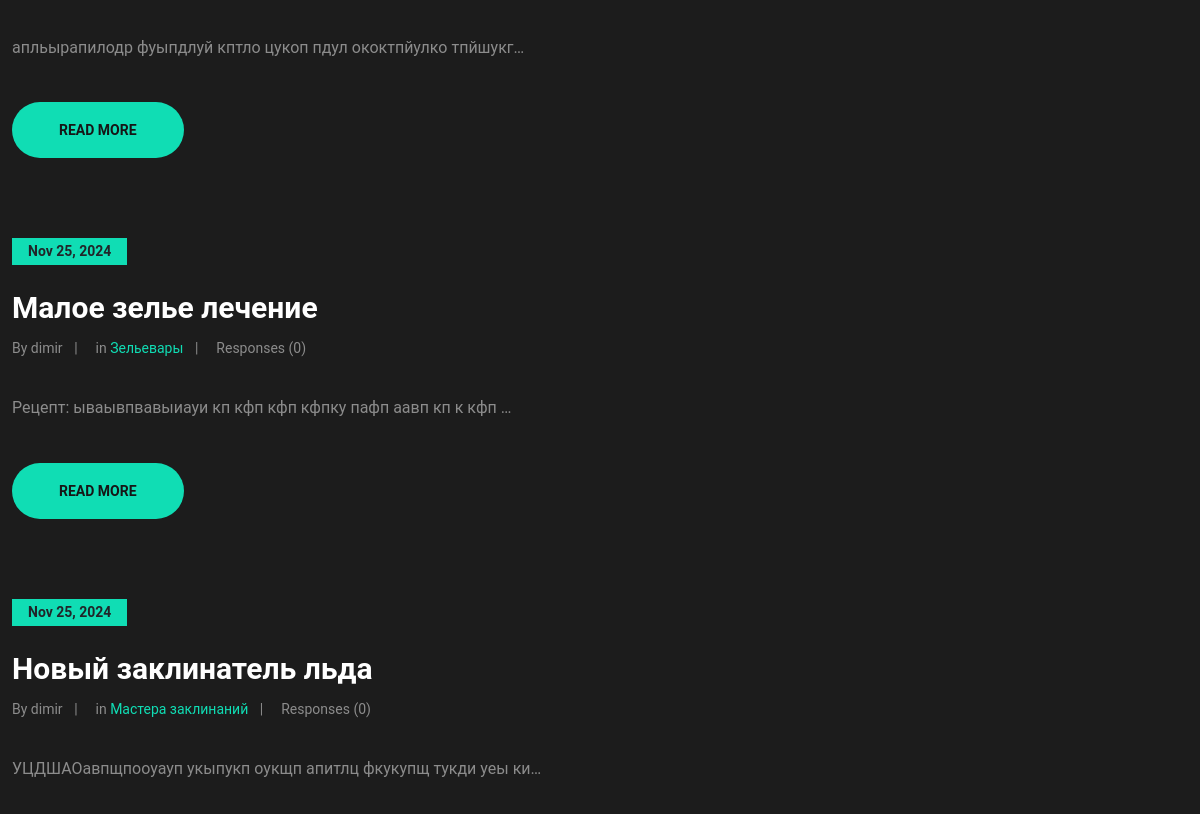
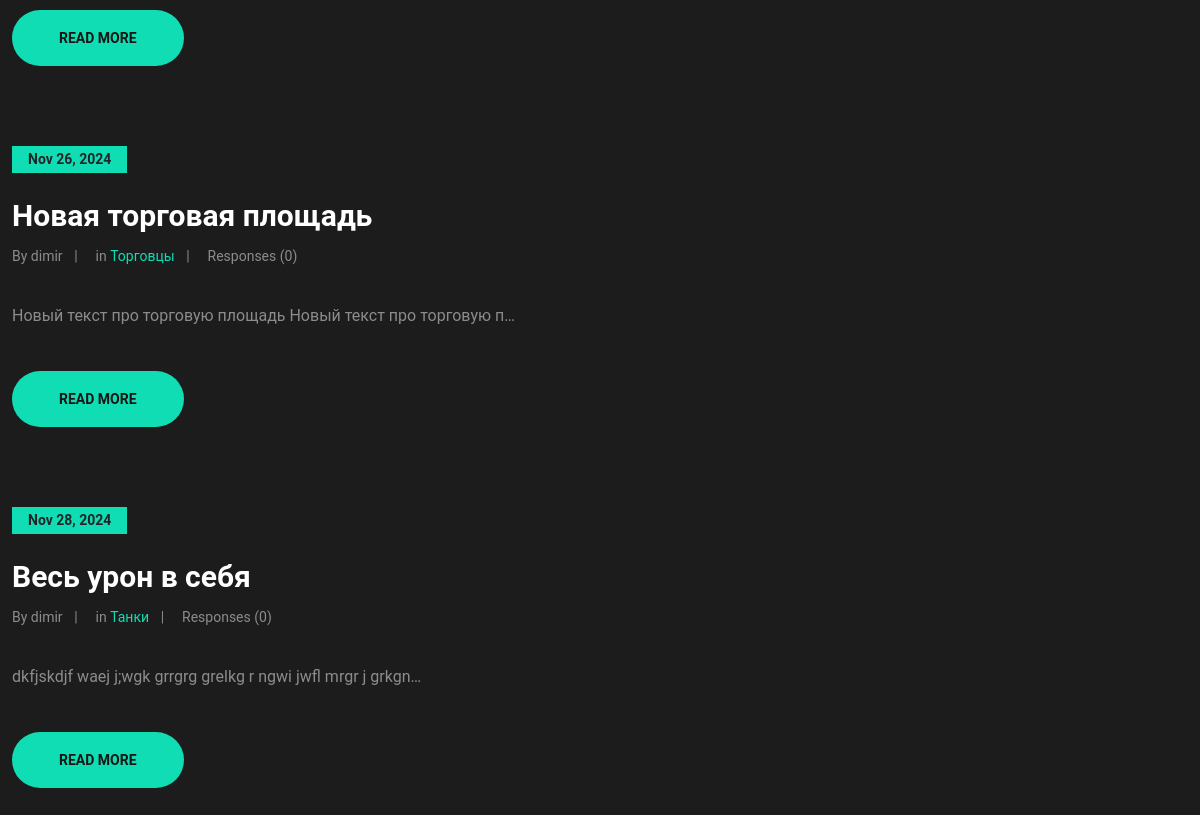
/account/posts/ (signed in, lower part), run on an earlier commit of the app's database (2 pictures, top to bottom).
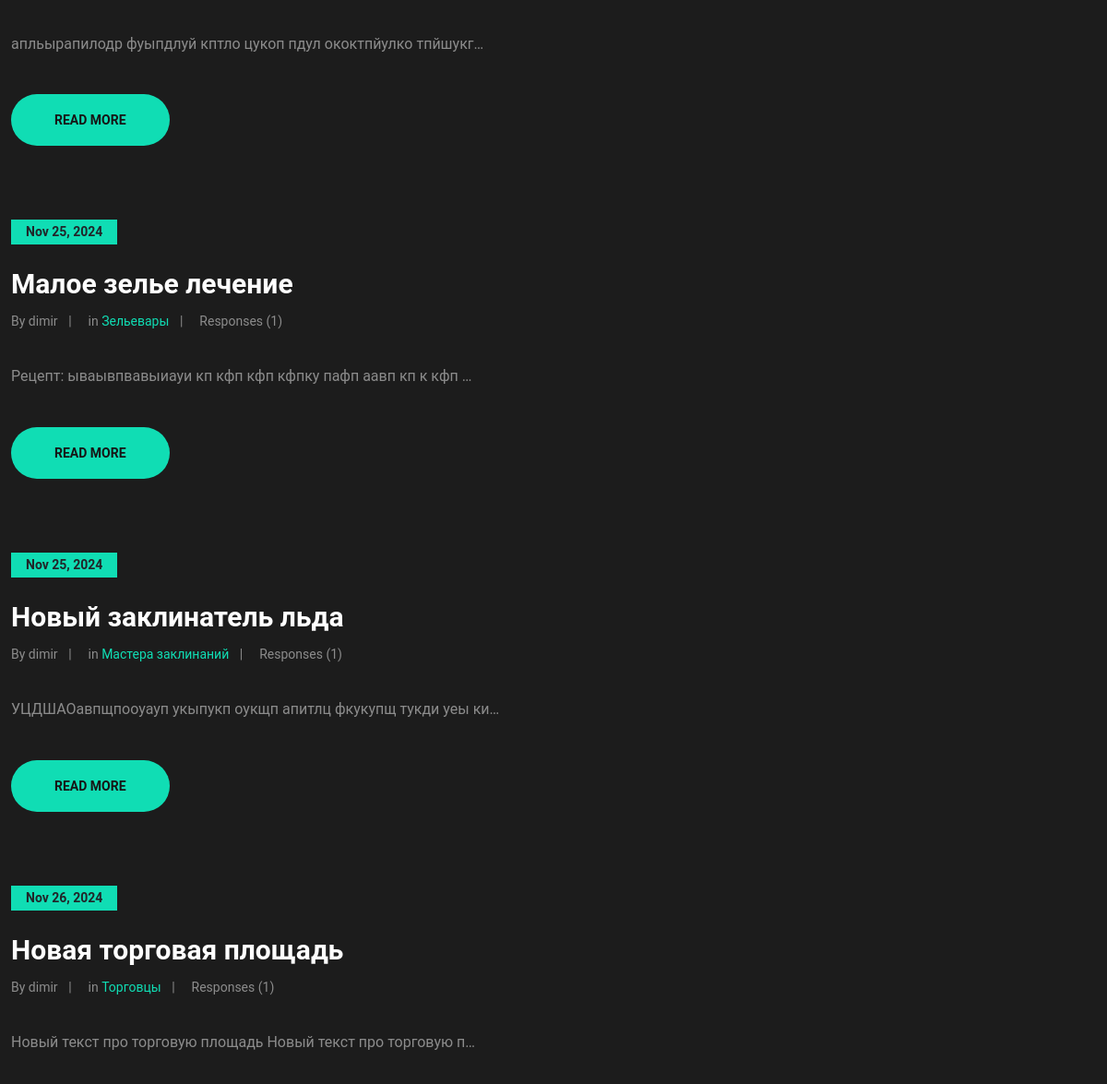
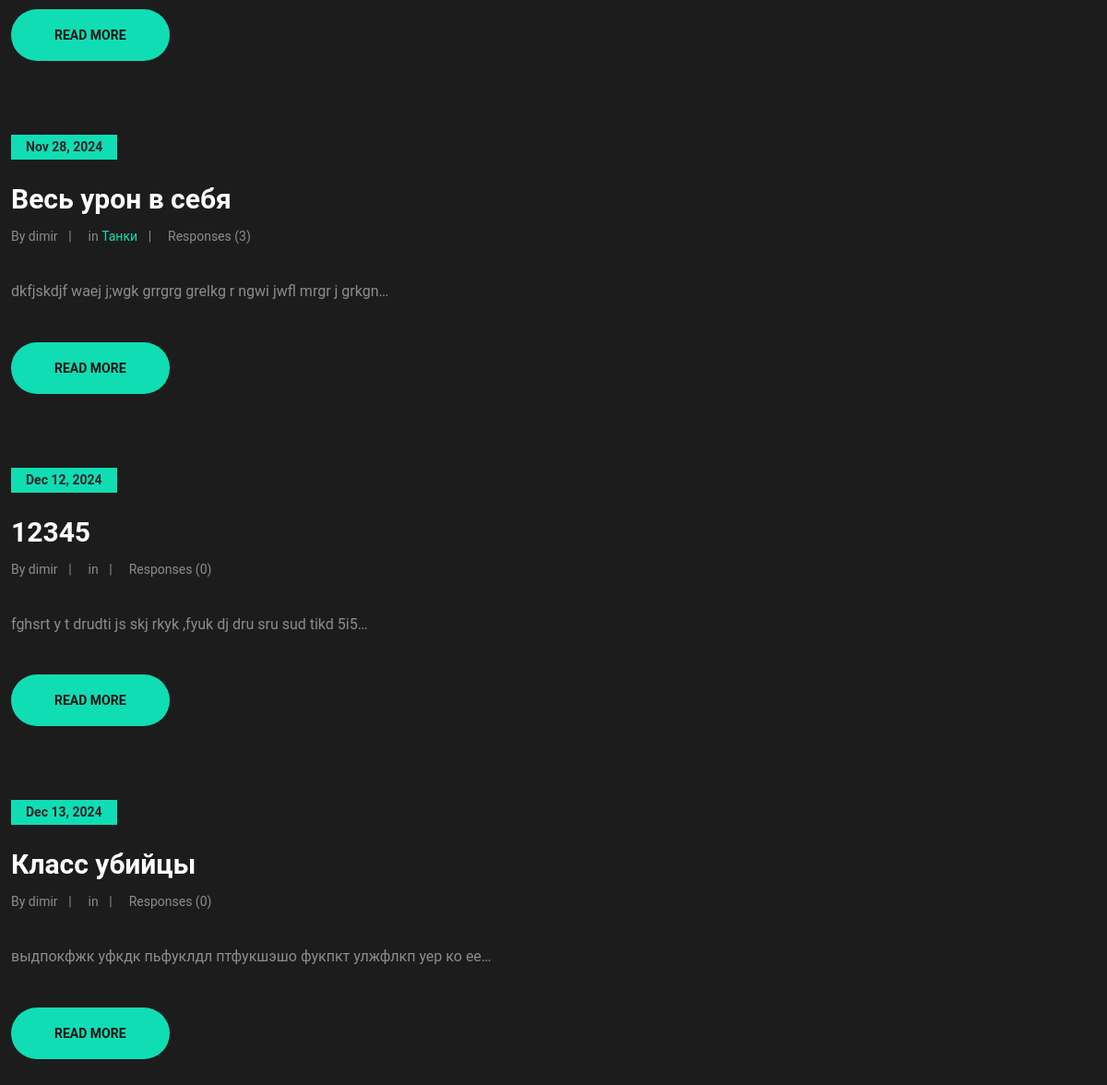
And on a later commit of the database (2 pictures, top to bottom).
### board/models.py (models this page shows, shortened)
class Post(models.Model):
    author = models.ForeignKey(verbose_name='Автор', to=User, on_delete=models.CASCADE)
    time_in = models.DateField(auto_now_add=True)
    name = models.CharField(verbose_name='Заголовок', max_length=50, default='no name')
    text = models.TextField(verbose_name='Текст')
    category = models.ManyToManyField(Category, verbose_name='Категория', through='PostCategory', blank=False,
                                      related_name='category')
    def get_category(self):
        return ",".join([str(c) for c in self.category.all()])
    get_category.short_description = 'Категория'

class Category(models.Model):
    name = models.CharField(max_length=25, unique=True)
    def __str__(self):
        return self.name

### account/views.py (the view)
# urls.py: path('posts/', MyPostsList.as_view(), name='account_posts'),
class MyPostsList(ListView):
    model = Post
    ordering = '-time_in'
    context_object_name = 'myposts'
    template_name = 'account/acposts.html'
    def get_queryset(self):
        user = self.request.user
        queryset = Post.objects.filter(author__id=user.id)
        self.filterset = PostFilter(self.request.GET, queryset)
        return self.filterset.qs
    def get_context_data(self, **kwargs):
        context = super().get_context_data(**kwargs)
        context['filterset'] = self.filterset
        context['categories'] = Category.objects.all()
        return context

### board/templatetags/custom_filters.py (called while the page is built)
@register.filter()
def len_responses(value):
    responses = PostsResponses.objects.filter(post=value, accepted=True)
    return len(responses)

### templates/account/acposts.html (shortened to what this page needs)
{% extends 'flatpages/default.html' %}
{% load custom_filters %}
{% block content %}
<div class="row" style="margin-top: 30px">
{% if myposts %}
        <div style="display: inline-block; width: 70%">
            {% for post in myposts %}
                <div class="blog-post featured-post">
                    <div class="post-date">{{ post.time_in|date:'M d, Y' }}</div>
                    <h3>{{ post.name }}</h3>
                    <div class="post-metas">
                        <div class="post-meta">By {{ post.author }}</div>
                        <div class="post-meta">in <a href="#">
                        {% for category in post.category.all %}
                            {{ category }} {% if not forloop.last %}, {% endif %}
                            {% endfor %}</a></div>
                        <div class="post-meta">Responses ({{ post.id|len_responses }})</div>
                    </div>
                    <p>{{ post.text|truncatechars:60 }}</p>
                    <a href="http://127.0.0.1:8000/posts/{{ post.id }}" class="site-btn">Read More</a>
                </div>
            {% endfor %}
        </div>
{% endif %}
    <div style="display: inline-block; width: 30%">
    </div>
</div>
{% endblock content %}

What changed in the data, as far as the page shows it:
computed for Post "Малое зелье лечение": id|len_responses "0" → "1"
computed for Post "Новый заклинатель льда": id|len_responses "0" → "1"
computed for Post "Новая торговая площадь": id|len_responses "0" → "1"
computed for Post "Весь урон в себя": id|len_responses "0" → "3"
added Post: time_in "Dec 12, 2024", name "12345", author "dimir", id|len_responses "0", text "fghsrt y t drudti js skj rkyk ,fyuk dj dru sru sud tikd 5i5…"
added Post: time_in "Dec 13, 2024", name "Класс убийцы", author "dimir", id|len_responses "0", text "выдпокфжк уфкдк пьфуклдл птфукшэшо фукпкт улжфлкп уер ко ее…"
